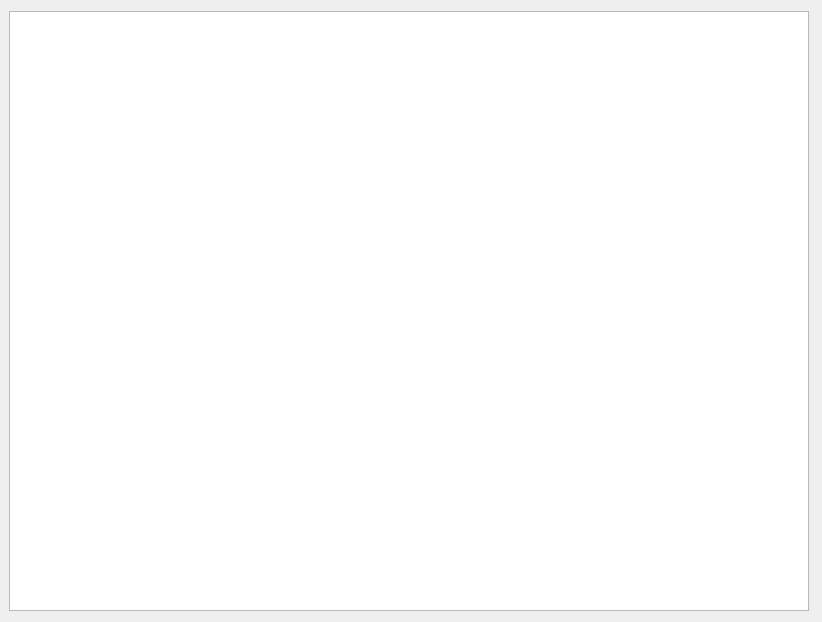
<?xml version="1.0" encoding="UTF-8"?>
<ui version="4.0">
 <class>MainWindow</class>
 <widget class="QMainWindow" name="MainWindow">
  <property name="geometry">
   <rect>
    <x>0</x>
    <y>0</y>
    <width>822</width>
    <height>622</height>
   </rect>
  </property>
  <property name="minimumSize">
   <size>
    <width>822</width>
    <height>622</height>
   </size>
  </property>
  <property name="maximumSize">
   <size>
    <width>822</width>
    <height>622</height>
   </size>
  </property>
  <property name="font">
   <font>
    <family>Ubuntu</family>
   </font>
  </property>
  <property name="windowTitle">
   <string>MainWindow</string>
  </property>
  <widget class="QWidget" name="centralwidget">
   <layout class="QVBoxLayout" name="verticalLayout">
    <item>
     <widget class="QTableWidget" name="_table_widget">
      <property name="minimumSize">
       <size>
        <width>0</width>
        <height>600</height>
       </size>
      </property>
      <property name="maximumSize">
       <size>
        <width>800</width>
        <height>600</height>
       </size>
      </property>
     </widget>
    </item>
   </layout>
  </widget>
 </widget>
 <resources/>
 <connections/>
</ui>
